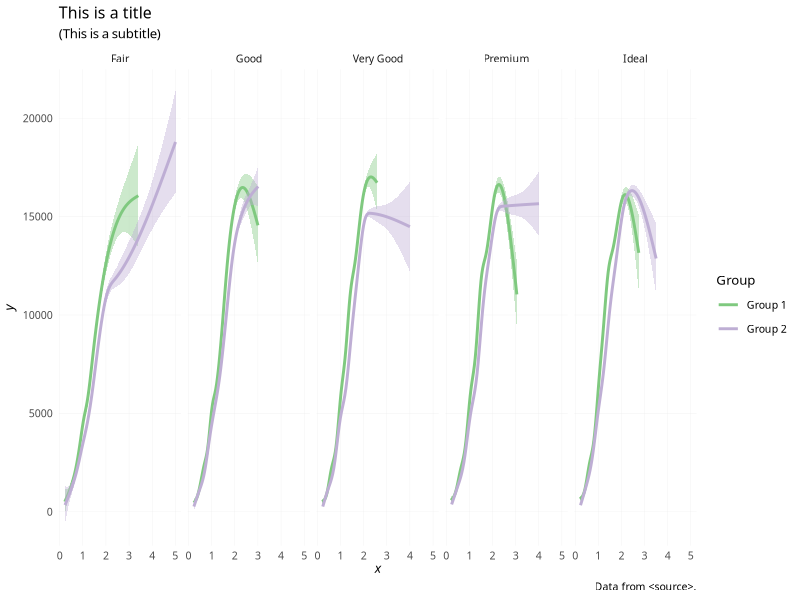
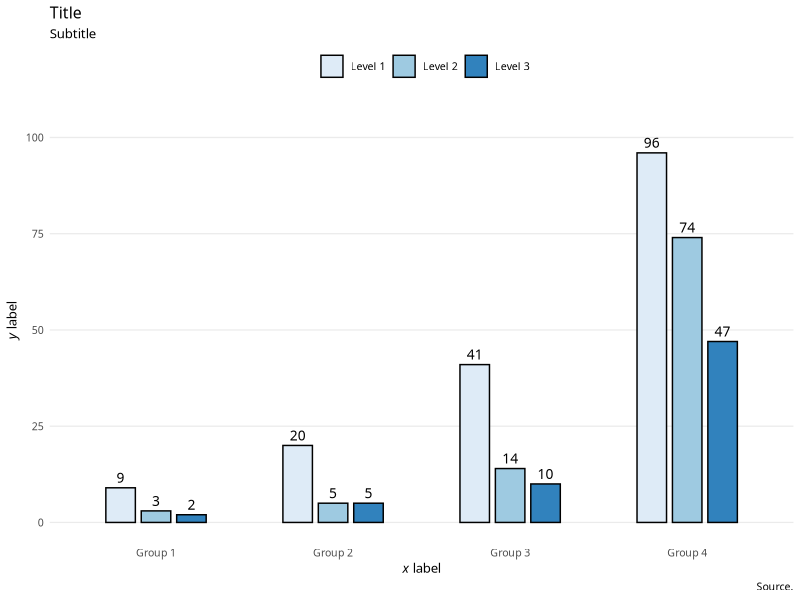

The R script that drew these images, in order: (Note: this script raises an error after producing the figures.)
## ---- chunk 1
#| label: fig-1
#| fig-cap: This is a figure caption.
#| fig-width: 6
#| fig-height: 3.5
#| warning: false
#| echo: true
#| include: true
#| eval: true
library(ggplot2)

diamonds$color_group <- factor(ifelse(
  diamonds$color %in% c("D", "E", "F"),
  "Group 1", "Group 2"
))

ggplot(
  diamonds,
  aes(x = carat, y = price, color = color_group, fill = color_group)
) +
  geom_smooth() +
  facet_grid(~ cut) +
  theme_minimal(base_family = "Verdana", base_size = 9.5) +

  # Grid
  theme(panel.grid.major.y = element_line(size = .1),
        panel.grid.minor.y = element_blank(),
        panel.grid.major.x = element_line(size = .1),
        panel.grid.minor.x = element_blank()) +

  # Colours
  scale_color_brewer(type = "qual", palette = "Accent") +
  scale_fill_brewer(type = "qual", palette = "Accent") +

  # Labels
  labs(
    title = "This is a title",
    subtitle = "(This is a subtitle)",
    caption = "Data from <source>.",
    x = expression(italic(x)),
    y = expression(italic(y)),
    colour = "Group"
  ) +

  # Legend
  guides(fill = "none") +
  guides(color = guide_legend(override.aes = list(fill = "white")))

## ---- chunk 2
#| include: true
# Create df
df <- data.frame(
  level = rep(c('L1', 'L2', 'L3', 'L4'), each = 3),
  y = c(9, 3, 2, 20, 5, 5, 41, 14, 10, 96, 74, 47),
  group = rep(c('G1', 'G2', 'G3'), times = 4)
  )
df$level <- factor(df$level, levels = c('L1', 'L2', 'L3', 'L4'))
df$group <- factor(df$group, levels = c('G1', 'G2', 'G3'))
df
## ---- chunk 3
#| label: fig-2
#| fig-cap: Figure caption.
#| fig-width: 6
#| fig-height: 3.5
#| warning: false
#| echo: true
#| include: true
#| eval: true
library(ggplot2)
library(ggplot2)
library(ggtext)

bar_numbers <- df$y

p <- ggplot(df, aes(x = level, y = y, fill = group)) +
  geom_col(position = position_dodge(0.6), colour = "black", width = .5) +
  theme_minimal(base_family = "Verdana", base_size = 9.5) +

  # Grid
  theme(
    panel.grid.major.x = element_blank(),
    panel.grid.minor.x = element_blank(),
    panel.grid.minor.y = element_blank(),
  ) +

  # Colours/Legend labels
  scale_fill_brewer(
    name = "",
    palette = 1,
    labels = c("Level 1", "Level 2", "Level 3")
  ) +

  # Labels
  labs(
    title = "Title",
    subtitle = "Subtitle",
    x = expression(paste(italic(x), " label")),
    y = expression(paste(italic(y), " label")),
    caption = "Source."
  ) +
  scale_x_discrete(
    labels = c('Group 1', 'Group 2', 'Group 3', 'Group 4')
  ) +

  # Text/Legend adjustments
  theme(
    plot.title = element_markdown(lineheight = 1.1),
    legend.position = "top"
  ) +

  # Bar numbers
  geom_text(
    aes(label = bar_numbers),
    position = position_dodge(width = 0.6),
    vjust = -0.5, hjust = 0.5,
    size = 3.5,
    fontface = 1.9,
    color = "black",
    family = "Verdana",
    ) +

  # Axis limits
  ylim(0, 105)
p

## ---- chunk 4
#| label: tbl-1
#| tbl-cap: This is a table caption
library(knitr)
kable(head(mtcars))

## ---- chunk 5
#| label: tbl-2
#| tbl-cap: This is another table caption
library(rmarkdown)
paged_table(mtcars)

## ---- chunk 6
#| label: img1
#| fig-width: 6
#| fig-height: 1.5
#| fig-cap: "This is an image caption."

knitr::include_graphics("thumbnail.jpg")
